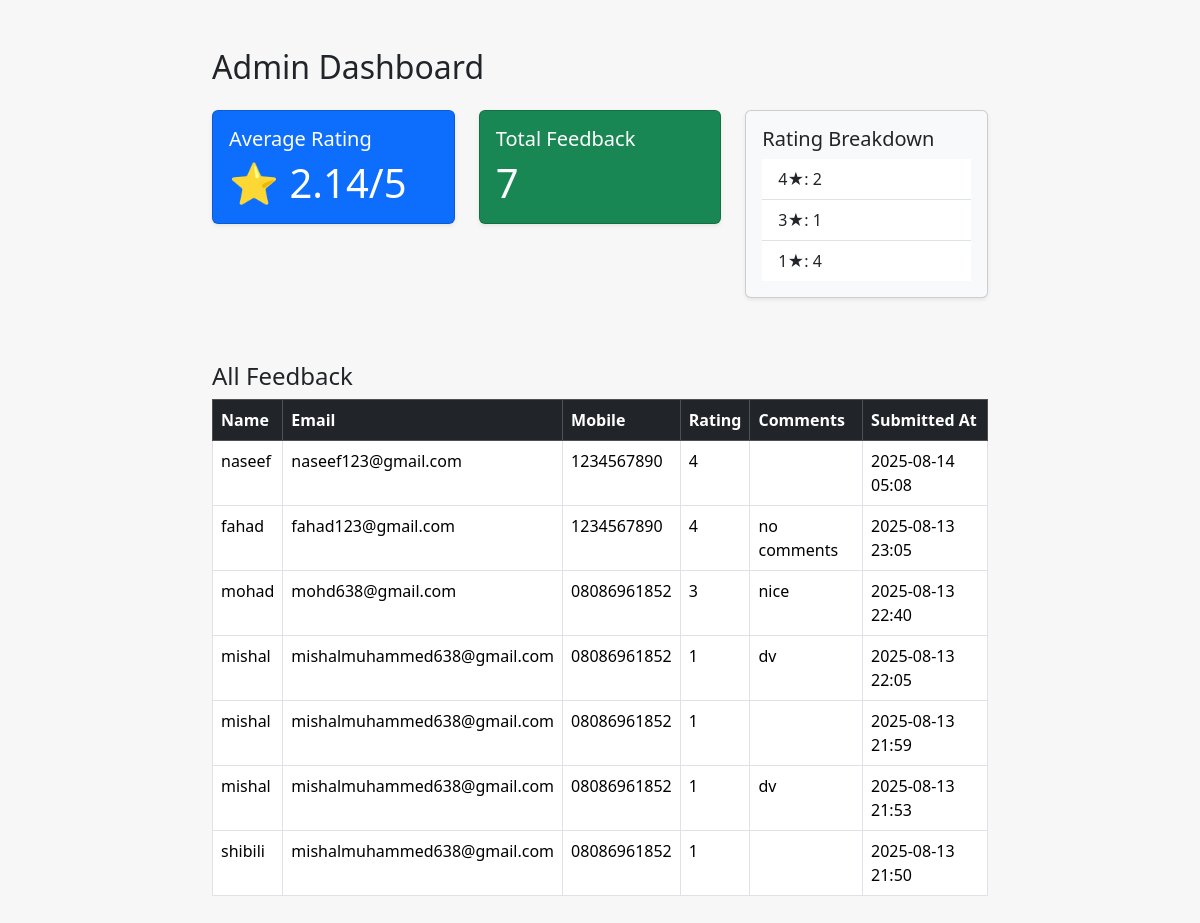
Screenshot of /admin-dashboard/ with the database file from the repository.
### feedback/models.py (models this page shows, shortened)
class Feedback(models.Model):
    RATING_CHOICES = [
        (1, '⭐ 1'),
        (2, '⭐ 2'),
        (3, '⭐ 3'),
        (4, '⭐ 4'),
        (5, '⭐ 5'),
    ]
    name = models.CharField(max_length=100)
    mobile = models.CharField(max_length=15)
    email = models.EmailField()
    rating = models.IntegerField(choices=RATING_CHOICES)
    comments = models.TextField(blank=True, null=True)
    submitted_at = models.DateTimeField(auto_now_add=True)

### feedback/views.py (the view)
# urls.py: path('admin-dashboard/', views.admin_dashboard, name='admin_dashboard'),
def admin_dashboard(request):
    feedbacks = Feedback.objects.all().order_by('-submitted_at')
    avg_rating = Feedback.objects.aggregate(Avg('rating'))['rating__avg'] or 0
    total_feedback = feedbacks.count()
    rating_distribution = Feedback.objects.values('rating').annotate(count=Count('rating')).order_by('-rating')
    return render(request, "feedback/admin_dashboard.html", {
        'feedbacks': feedbacks,
        'avg_rating': round(avg_rating, 2),
        'total_feedback': total_feedback,
        'rating_distribution': rating_distribution,
    })

### feedback/templates/feedback/admin_dashboard.html
{% extends "base.html" %}
{% block content %}
<h2 class="mb-4">Admin Dashboard</h2>
<div class="row mb-4">
  <div class="col-md-4">
    <div class="card text-white bg-primary mb-3 shadow-sm">
      <div class="card-body">
        <h5 class="card-title">Average Rating</h5>
        <p class="card-text display-6">⭐ {{ avg_rating }}/5</p>
      </div>
    </div>
  </div>
  <div class="col-md-4">
    <div class="card text-white bg-success mb-3 shadow-sm">
      <div class="card-body">
        <h5 class="card-title">Total Feedback</h5>
        <p class="card-text display-6">{{ total_feedback }}</p>
      </div>
    </div>
  </div>
  <div class="col-md-4">
    <div class="card bg-light mb-3 shadow-sm">
      <div class="card-body">
        <h5 class="card-title">Rating Breakdown</h5>
        <ul class="list-group list-group-flush">
          {% for r in rating_distribution %}
            <li class="list-group-item">{{ r.rating }}★: {{ r.count }}</li>
          {% endfor %}
        </ul>
      </div>
    </div>
  </div>
</div>
<h4 class="mt-5">All Feedback</h4>
<table class="table table-bordered table-hover">
  <thead class="table-dark">
    <tr>
      <th>Name</th>
      <th>Email</th>
      <th>Mobile</th>
      <th>Rating</th>
      <th>Comments</th>
      <th>Submitted At</th>
    </tr>
  </thead>
  <tbody>
    {% for f in feedbacks %}
    <tr>
      <td>{{ f.name }}</td>
      <td>{{ f.email }}</td>
      <td>{{ f.mobile }}</td>
      <td>{{ f.rating }}</td>
      <td>{{ f.comments }}</td>
      <td>{{ f.submitted_at|date:"Y-m-d H:i" }}</td>
    </tr>
    {% endfor %}
  </tbody>
</table>
{% endblock %}

### feedback/templates/base.html (shortened to what this page needs)
<!DOCTYPE html>
<html lang="en">
<head>
    <link href="https://cdn.jsdelivr.net/npm/bootstrap@5.3.3/dist/css/bootstrap.min.css" rel="stylesheet">
</head>
<body>
    <div class="container py-5">
        {% block content %}
        {% endblock %}
    </div>
</body>
</html>

### feedback/templates/base.html (style rules this page uses)
body { background-color: #f7f7f7; }
.container { max-width: 800px; }

### rows the page displays
Feedback: name "naseef", email "naseef123@gmail.com", mobile "1234567890", rating "4", submitted_at "2025-08-14 05:08"
Feedback: name "fahad", email "fahad123@gmail.com", mobile "1234567890", rating "4", comments "no comments", submitted_at "2025-08-13 23:05"
Feedback: name "mohad", email "mohd638@gmail.com", mobile "08086961852", rating "3", comments "nice", submitted_at "2025-08-13 22:40"
Feedback: name "mishal", email "mishalmuhammed638@gmail.com", mobile "08086961852", rating "1", comments "dv", submitted_at "2025-08-13 22:05"
Feedback: name "mishal", email "mishalmuhammed638@gmail.com", mobile "08086961852", rating "1", submitted_at "2025-08-13 21:59"
Feedback: name "mishal", email "mishalmuhammed638@gmail.com", mobile "08086961852", rating "1", comments "dv", submitted_at "2025-08-13 21:53"
Feedback: name "shibili", email "mishalmuhammed638@gmail.com", mobile "08086961852", rating "1", submitted_at "2025-08-13 21:50"

### other values shown
{{ avg_rating }} "2.14"
{{ total_feedback }} "7"
{{ r.rating }} "4" "3" "1"
{{ r.count }} "2" "1" "4"
